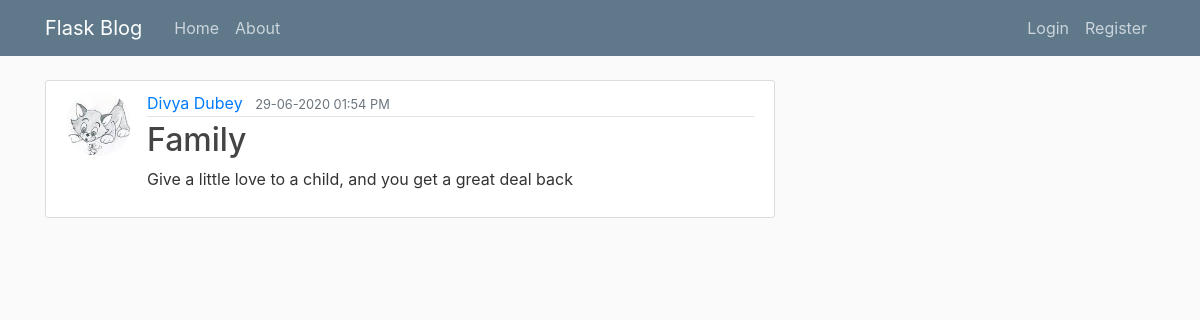
Screenshot of /post/2 with the database file from the repository.
### BlogWebsite/models.py (models this page shows, shortened)
class User(db.Model, UserMixin):
    id = db.Column(db.Integer, primary_key=True)
    username = db.Column(db.String(20), unique=True, nullable=False)
    email = db.Column(db.String(120), unique=True, nullable=False)
    img_file = db.Column(db.String(20), nullable=False, default='default.jpg')
    password = db.Column(db.String(60), nullable=False)
    post = db.relationship('Post', backref='author', lazy=True)

class Post(db.Model):
    id = db.Column(db.Integer, primary_key=True)
    title = db.Column(db.String(100), nullable=False)
    date_posted = db.Column(db.DateTime(120), nullable=False, default=datetime.now())
    content = db.Column(db.Text, nullable=False)
    user_id = db.Column(db.Integer, db.ForeignKey('user.id'), nullable=False)

### BlogWebsite/routes.py (the view)
@app.route("/post/<int:post_id>")
def post(post_id):
    post=Post.query.get_or_404(post_id)
    return  render_template('post.html',title='post.title',post=post)

### BlogWebsite/Templates/post.html (shortened to what this page needs)
{% extends "layout.html" %}
{% block content %}
		<article class="media content-section">
			<img class="rounded-circle article-img" src="{{url_for('static',filename='profile_pics/'+post.author.img_file) }}">
          <div class="media-body">
            <div class="article-metadata">
              <a class="mr-2" href="{{url_for('user_post',username=post.author.username)}}">{{ post.author.username }}</a>
              <small class="text-muted">{{ post.date_posted.strftime('%d-%m-%Y %I:%M %p') }}</small>
            </div>
            <h2 class="article-title">{{ post.title }}</a></h2>
            <p class="article-content">{{ post.content }}</p>
          </div>
        </article>
{% endblock content %}

### BlogWebsite/static/main.css (style rules this page uses)
body { background: #fafafa; color: #333333; margin-top: 5rem; }
h1, h2, h3, h4, h5, h6 { color: #444444; }
.content-section { background: #ffffff; padding: 10px 20px; border: 1px solid #dddddd; border-radius: 3px; margin-bottom: 20px; }
.article-title { color: #444444; }
.article-content { white-space: pre-line; }
.article-img { height: 65px; width: 65px; margin-right: 16px; }
.article-metadata { padding-bottom: 1px; margin-bottom: 4px; border-bottom: 1px solid #e3e3e3 }

### rows the page displays
User: img_file (picture), author.username "Divya Dubey"
Post: date_posted "29-06-2020 01:54 PM", title "Family", content "Give a little love to a child, and you get a great deal back"
